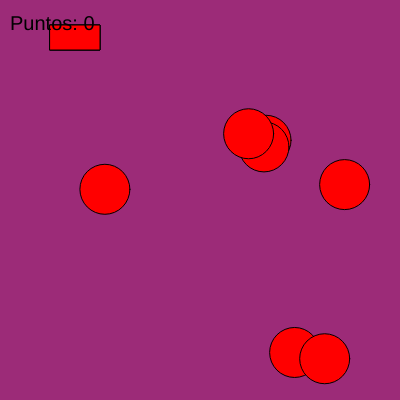
Frame 1 (no input)
Frame 60 (no input): identical to frame 1, image omitted
Frame 120 (the mouse pressed at the canvas centre since frame 60): identical to frame 1, image omitted

The p5.js sketch that drew this single still picture (run headless with seeded random() and noise() and a simulated clock; from frame 60 on, the mouse is pressed at the canvas centre):

// p5.js sketch
// ── sketch.js
//Inicialización de variables y del arreglo "formas"
let formas = [];
radio = 50;
puntos = 0;
x = 0;
y = 0;

//Crea 10 figuras aleatorias entre circulos y rectangulos
function setup() {
  createCanvas(400, 400);
  for (n = 0; n < 10; n++) {
    if (random() < 0.5) { //Si el numero aleatorio es menor a 0.5m genera un circulo
      formas.push(new Circulo(random(width), random(height), 25));
    } else { //Si el numero aleatorio es mayor a 0.5, genera un rectangulo
      formas.push(new Rectangulo(random(width), random(height), 50, 25));
    }
  }
}

//Dibuja las formas en el canvas
function draw() {
  background(156, 43, 120);
  for (let forma of formas) {
    forma.draw();
  }
  
  //Muestra el puntaje en la pantalla
  fill(0);
  textSize(20);
  text("Puntos: " + puntos, 10, 30);
}

//Verifica la forma a la que se da click y aumenta o reduce el puntaje con base en la forma clickeada.
function mouseClicked() {
  for (let forma of formas) {
    if (forma.contains(mouseX, mouseY)) {
        //Click a forma Rectangle aumenta puntaje
        if(forma instanceof Rectangulo){
      puntos++;
         }
        //Click a forma Circle reduce puntaje
        if(forma instanceof Circulo){
          puntos--;
        }
      forma.onClick();
      break;
    }
  }
}

//Clase Forma y constructor
class Forma {
  constructor(x, y) {
    this.x = x;
    this.y = y;
  }

  //Verifica si el punto dado está dentro de la forma
  contains(x, y) {
    return false;
  }

  draw() {
    fill(255, 0, 0);
  }

  onClick() {
  }
}
//Clase Circle que hereda atributos de Forma
class Circulo extends Forma {
  constructor(x, y, radius) {
    super(x, y);
    this.radius = radius;
    this.x = constrain(random(width), this.radius, width - this.radius);
    this.y = constrain(random(height), this.radius, height - this.radius);
  }

  contains(x, y) {
    return dist(x, y, this.x, this.y) < this.radius;
  }
  
  draw() {
    super.draw();
    ellipse(this.x, this.y, this.radius * 2);
  }
   //Dibuja nueva forma ellipse en posicion aleatoria al click
  onClick() {
  let nuevoX = random(this.radius, width - this.radius);
  let nuevoY = random(this.radius, height - this.radius);
  this.x = nuevoX;
  this.y = nuevoY;
  }
}

//Clase Rectangle que hereda de Forma
class Rectangulo extends Forma {
  constructor(x, y, width, height) {
    super(x, y);
    this.width = width;
    this.height = height;
    this.x = constrain(random(width), this.width, width - this.width);
    this.y = constrain(random(height), this.height, height - this.height);
  }

  contains(x, y) {
    return x > this.x && x < this.x + this.width &&
           y > this.y && y < this.y + this.height;
  }

  draw() {
    super.draw();
    rect(this.x, this.y, this.width, this.height);
  }
  //Dibuja nueva forma rectangle en posicion aleatoria al click 
  onClick() {
    let nuevoX = random(this.width/2, width - this.width/2);
  let nuevoY = random(this.height/2, height - this.height/2);
  this.x = nuevoX;
  this.y = nuevoY;
  }
}
